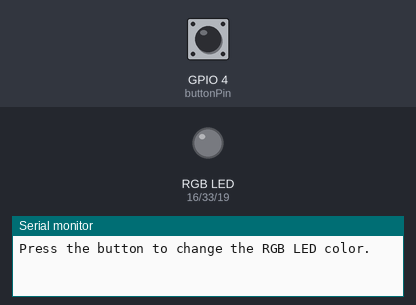
A sketch run on a simulated ESP32. Shown: an RGB LED mixed from three pins (HIGH = lit), the last lines printed to the serial monitor. The test bench sets the inputs (shaded band); at power-on: GPIO 4 (buttonPin) HIGH.

Above: at 1.2 s.
1.3 s: GPIO 4 (buttonPin) pulled LOW for 0.15 s
At 2.5 s:
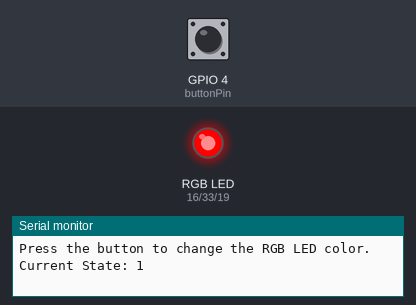
2.9 s: GPIO 4 (buttonPin) pulled LOW for 1 s
At 3.8 s:
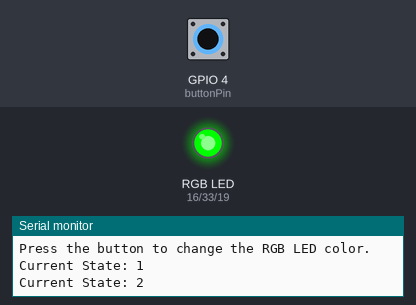
5.4 s: GPIO 4 (buttonPin) pulled LOW for 0.15 s
At 5.7 s:
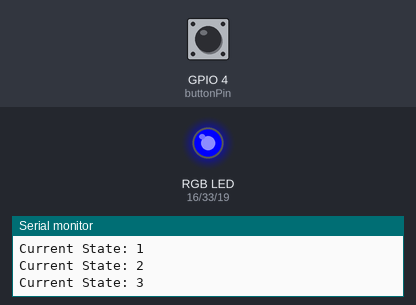
7.0 s: GPIO 4 (buttonPin) pulled LOW for 3.2 s
At 8.1 s:
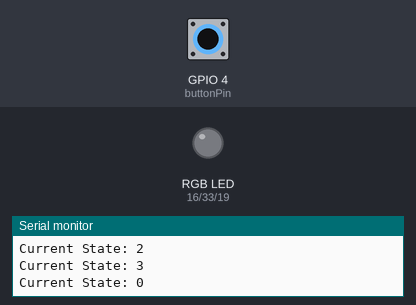
Timing chart, 0 to 10.0 s (numbered marks = the images above; inputs shaded):
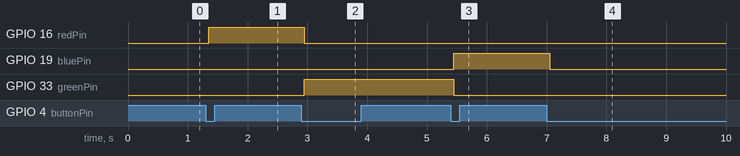

The sketch:

push_btn_led_control.ino
```cpp
/*
  Simple RGB LED Button Control
  - 1 Button connected to digital pin 2 (using internal pull-up)
  - 1 RGB LED connected to PWM pins:
      Red   -> pin 9
      Green -> pin 10
      Blue  -> pin 11
  - Each button press cycles through the states:
      0: LED OFF
      1: Red
      2: Green
      3: Blue
*/

const int buttonPin = 4;   // Button connected to pin 4
const int redPin    = 16;  // Red LED pin
const int greenPin  = 33;  // Green LED pin
const int bluePin   = 19;  // Blue LED pin

int currentState = 0;      // Current LED state (0 to 3)
int lastButtonState = HIGH; // To store the previous button state for debouncing

void setup() {
  // Initialize Serial Monitor for debugging
  Serial.begin(9600);

  // Set up button pin with internal pull-up resistor
  pinMode(buttonPin, INPUT);

  // Set the RGB LED pins as outputs
  pinMode(redPin, OUTPUT);
  pinMode(greenPin, OUTPUT);
  pinMode(bluePin, OUTPUT);

  Serial.println("Press the button to change the RGB LED color.");
}

void loop() {
  // Read the current button state
  int reading = digitalRead(buttonPin);

  // Check if the button was pressed (active LOW) and debounced
  if (reading == LOW && lastButtonState == HIGH) {
    delay(50); // Debounce delay
    if (digitalRead(buttonPin) == LOW) {  // Confirm button is still pressed
      // Cycle to the next state
      currentState = (currentState + 1) % 4; // 0 to 3
      Serial.print("Current State: ");
      Serial.println(currentState);

      // Update the LED based on the current state
      updateLED(currentState);

      // Wait until the button is released
      while (digitalRead(buttonPin) == LOW);
      delay(50); // Additional debounce delay after release
    }
  }

  // Save the current button state for next loop iteration
  lastButtonState = reading;
}

// Function to update the RGB LED based on state
void updateLED(int state) {
  // Turn off all colors first
  analogWrite(redPin, 0);
  analogWrite(greenPin, 0);
  analogWrite(bluePin, 0);

  // Set the LED color based on the current state
  if (state == 1) {
    // Red
    analogWrite(redPin, 255);
  } else if (state == 2) {
    // Green
    analogWrite(greenPin, 255);
  } else if (state == 3) {
    // Blue
    analogWrite(bluePin, 255);
  }
  // state 0 remains OFF
}
```

Measured:
- after the input at 1.3 s, GPIO 16 (redPin): LOW → HIGH after 0.05 s
- after the input at 2.9 s, GPIO 16 (redPin): HIGH → LOW after 0.05 s; GPIO 33 (greenPin): LOW → HIGH after 0.05 s
- after the input at 5.4 s, GPIO 19 (bluePin): LOW → HIGH after 0.05 s; GPIO 33 (greenPin): HIGH → LOW after 0.05 s
- after the input at 7.0 s, GPIO 19 (bluePin): HIGH → LOW after 0.05 s
